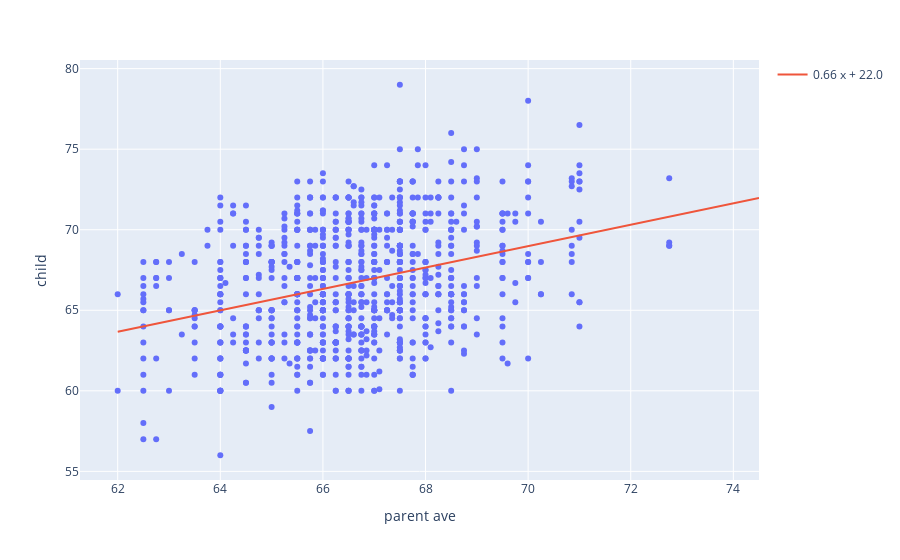

The cell this chart's notebook holds for it:
### Code cell
#Plotting Model Using output from Sklearn


demo_slope = my_model.coef_[0]
demo_intercept = my_model.intercept_

fig = px.scatter(heights, x="parent ave", y="child")
xtest = np.arange(62, 75, .5)
fig.add_scatter(x=xtest, 
                y=demo_slope * xtest + demo_intercept,
                name = f"{np.round(demo_slope, 2)} x + {np.round(demo_intercept)}")

### Figure 1 — Plotly figure (JSON) as saved in the notebook; plotly's stock layout.template omitted (floating-point values rounded to 4 significant figures; data arrays with more than 128 entries replaced by an {"elided": "..."} marker saying what was removed)
{"data": [{"hovertemplate": "parent ave=%{x}<br>child=%{y}<extra></extra>", "legendgroup": "", "marker": {"color": "#636efa", "symbol": "circle"}, "mode": "markers", "name": "", "orientation": "v", "showlegend": false, "type": "scatter", "x": {"elided": "934 float values"}, "xaxis": "x", "y": {"elided": "934 float values"}, "yaxis": "y"}, {"name": "0.66 x + 22.0", "type": "scatter", "x": [62, 62.5, 63, 63.5, 64, 64.5, 65, 65.5, 66, 66.5, 67, 67.5, 68, 68.5, 69, 69.5, 70, 70.5, 71, 71.5, 72, 72.5, 73, 73.5, 74, 74.5], "y": [63.66, 63.99, 64.33, 64.66, 64.99, 65.32, 65.65, 65.99, 66.32, 66.65, 66.98, 67.32, 67.65, 67.98, 68.31, 68.64, 68.98, 69.31, 69.64, 69.97, 70.31, 70.64, 70.97, 71.3, 71.63, 71.97]}], "layout": {"legend": {"tracegroupgap": 0}, "margin": {"t": 60}, "xaxis": {"anchor": "y", "domain": [0, 1], "title": {"text": "parent ave"}}, "yaxis": {"anchor": "x", "domain": [0, 1], "title": {"text": "child"}}}}
